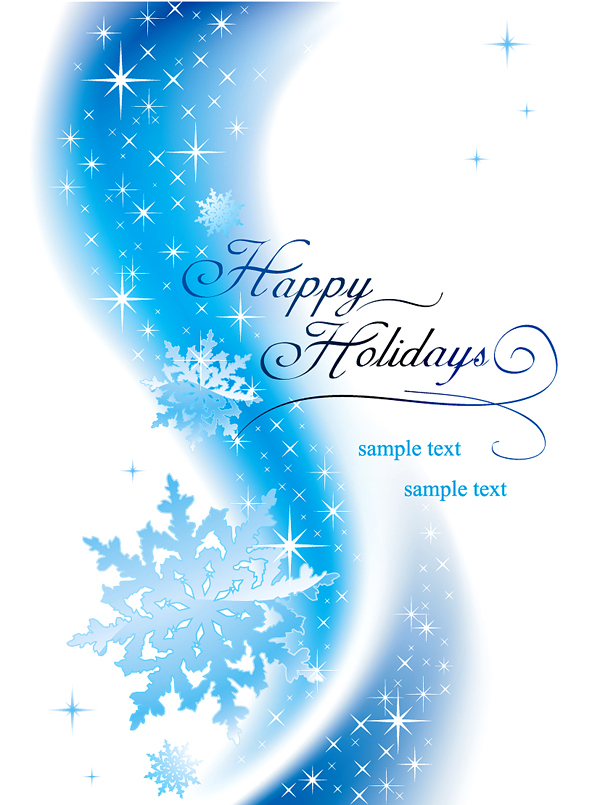
#> input picture sift/ori_img/00.jpg, 600 x 805 px, found by its file name
$ python sift.py
#> lines starting #> are read from the running program, lines starting #| are printed output that depends on the picture; pictures that were not available may be replaced by others from this repository, and a replacement may not be noted
import cv2
from matplotlib import pyplot as plt
import numpy as np
import os
import math


def getMatchNum(matches,ratio):
    '''返回特征点匹配数量和匹配掩码'''
    matchesMask=[[0,0] for i in range(len(matches))]
    matchNum=0
    for i,(m,n) in enumerate(matches):
        if m.distance<ratio*n.distance: #将距离比率小于ratio的匹配点删选出来
            matchesMask[i]=[1,0]
            matchNum+=1
    return (matchNum,matchesMask)

# path='D:/CodeProjects/AnacondaSamples/HandleImages/'
# queryPath=path+'QueryImages2/' #图库路径
queryPath = r'sift\img'
# samplePath=path+'SampleImages/sample2.jpg' #样本图片
samplePath = r'sift\ori_img\00.jpg'
comparisonImageList=[] #记录比较结果

#创建SIFT特征提取器
sift = cv2.xfeatures2d.SIFT_create()
#创建FLANN匹配对象
FLANN_INDEX_KDTREE=0
indexParams=dict(algorithm=FLANN_INDEX_KDTREE,trees=5)
searchParams=dict(checks=50)
flann=cv2.FlannBasedMatcher(indexParams,searchParams)

sampleImage=cv2.imread(samplePath,0)
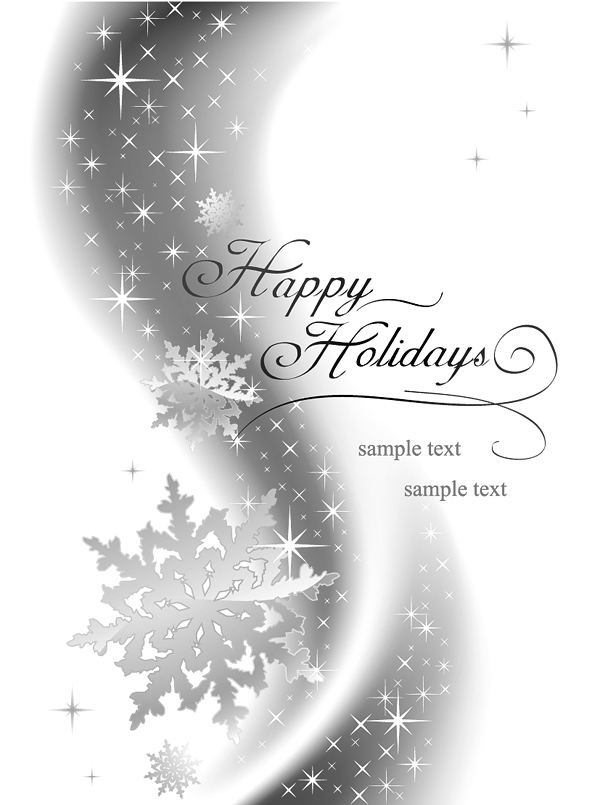
#> sampleImage: shape (805, 600); min 0, max 255, mean 222.3
kp1 = sift.detect(sampleImage,None)
#> kp1 = 1187 keypoints; strongest (x, y, size): (401, 341, 2.3), (386, 325, 2.9), (399, 329, 2.8), (437, 384, 2.1)
kp1, des1 = sift.compute(sampleImage,kp1)
# kp1, des1 = sift.detectAndCompute(sampleImage, None) #提取样本图片的特征
for parent,dirnames,filenames in os.walk(queryPath):
    for p in filenames:
        p=queryPath+p
        queryImage=cv2.imread(p,0)
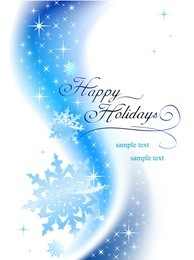
#> input picture sift/img/11 (1).jpg, 194 x 260 px, given in place of img11 (2).jpg, which was not available
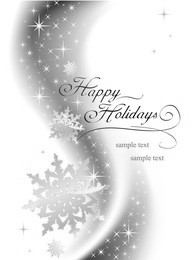
#> queryImage: shape (260, 194); min 4, max 255, mean 225.8
        # kp2, des2 = sift.detectAndCompute(queryImage, None) #提取比对图片的特征
        kp2 = sift.detect(queryImage,None)
#> kp2 = 179 keypoints; strongest (x, y, size): (39, 26, 3.5), (108, 113, 2.5), (114, 114, 2.3), (71, 8, 2)
        kp2, des2 = sift.compute(queryImage,kp2)
        matches=flann.knnMatch(des1,des2,k=2) #匹配特征点，为了删选匹配点，指定k为2，这样对样本图的每个特征点，返回两个匹配
#> matches = 1187 matches
        (matchNum,matchesMask)=getMatchNum(matches,0.9) #通过比率条件，计算出匹配程度
#> in getMatchNum, `matchesMask=[[0,0] for i in range(len(matches))]`: matchesMask = 1187 pairs, first value 0 to 0, second value 0 to 0
#> after the loop in getMatchNum, `for i,(m,n) in enumerate(matches):`: matchNum = 413; matchesMask = 1187 pairs, first value 0 to 1, second value 0 to 0
#> matchNum = 413
        matchRatio=matchNum*100/len(matches)
#> matchRatio = 34.79
        drawParams=dict(matchColor=(0,255,0),
                singlePointColor=(255,0,0),
                matchesMask=matchesMask,
                flags=0)
#> drawParams = 4 items
        comparisonImage=cv2.drawMatchesKnn(sampleImage,kp1,queryImage,kp2,matches,None,**drawParams)
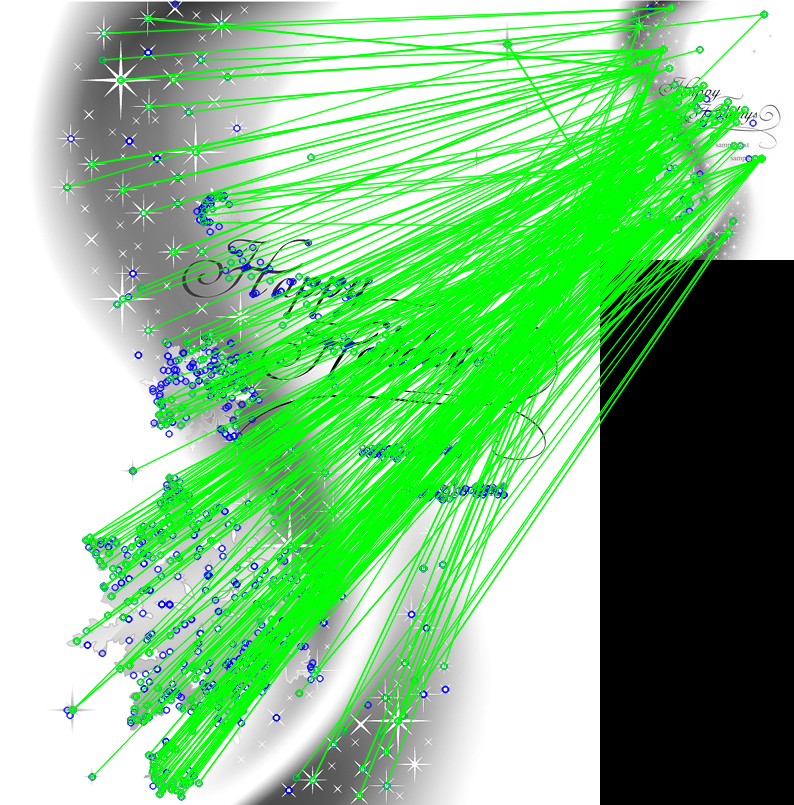
#> comparisonImage: shape (805, 794, 3); mean of channels 0, 1, 2 135.2, 192.2, 132.3; drawn as B, G, R
#> (the run stopped early here; a loop or call above may not have finished)
